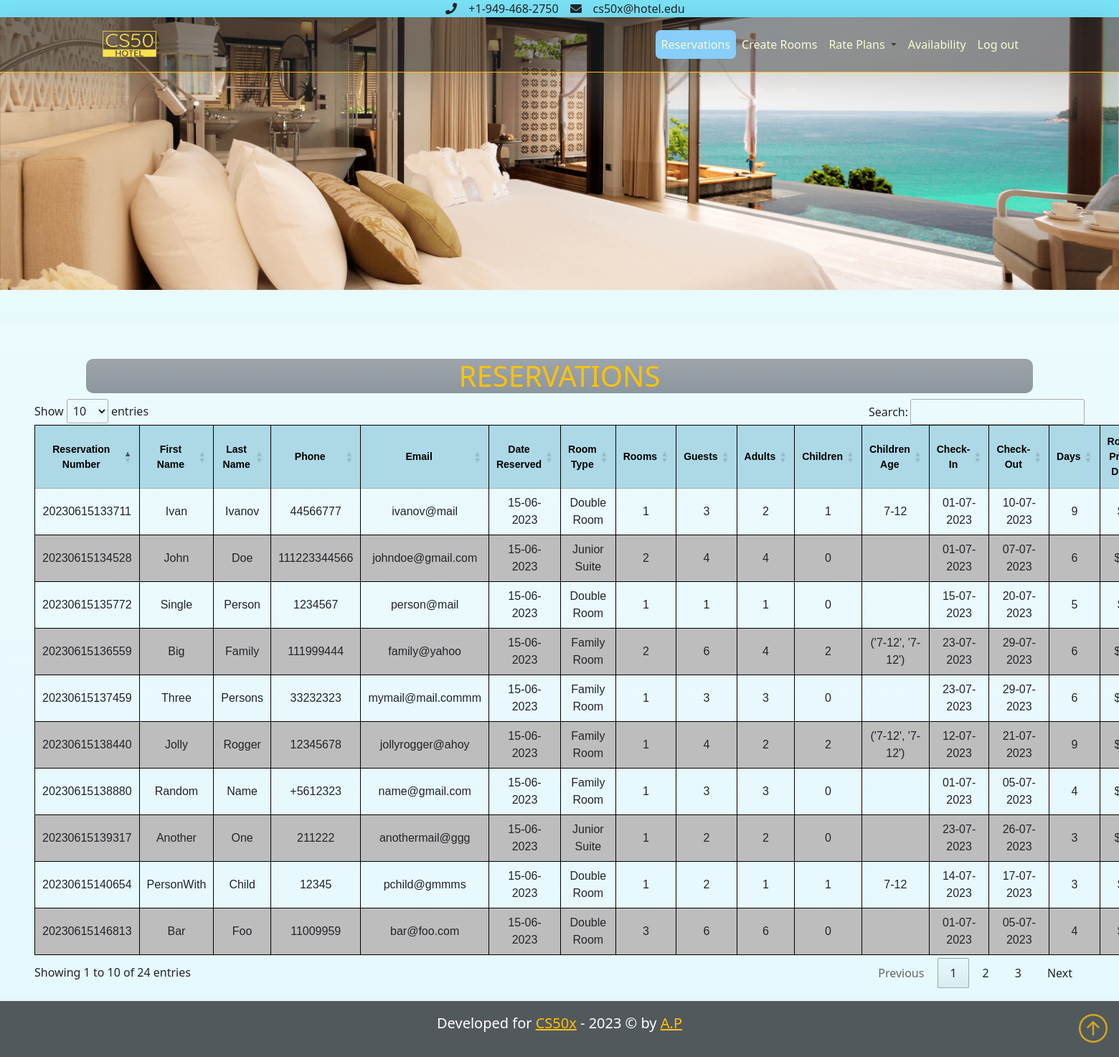
Screenshot of /admin_panel (signed in) with the database file from the repository.
### booking_engine/models.py (models this page shows)
class Reservation(db.Model):
    id = db.Column(db.Integer, primary_key=True, nullable=False)
    reservation_number = db.Column(db.Integer, nullable=False, unique=True)
    check_in = db.Column(db.DateTime, nullable=False)
    check_out = db.Column(db.DateTime, nullable=False)
    total_days = db.Column(db.Integer, nullable=False)
    total_rooms_reserved = db.Column(db.Integer, nullable=False)
    total_guests = db.Column(db.Integer, nullable=False)
    total_adults = db.Column(db.Integer, nullable=False)
    total_children = db.Column(db.Integer, nullable=True)
    children_age = db.Column(db.String(100), nullable=True)
    room_price_day = db.Column(db.Integer, nullable=False)
    all_rooms_price_day = db.Column(db.Integer, nullable=False)
    total_price = db.Column(db.Integer, nullable=False)
    date_created = db.Column(db.DateTime, default=datetime.now)
    room_id = db.Column(db.Integer, db.ForeignKey('room.id'))

class Client(db.Model):
    id = db.Column(db.Integer, primary_key=True, nullable=False)
    first_name = db.Column(db.String(50), nullable=False)
    last_name = db.Column(db.String(50), nullable=False)
    phone_number = db.Column(db.String(50), nullable=False)
    email = db.Column(db.String(50), nullable=False, unique=True)
    reservation = db.relationship("Reservation", secondary=bookings, backref='reservations')

class Room(db.Model):
    id = db.Column(db.Integer, primary_key=True, nullable=False)
    name = db.Column(db.String(100), unique=True, nullable=False)
    max_guests = db.Column(db.Integer, nullable=False)
    min_guests = db.Column(db.Integer,)
    max_adults = db.Column(db.Integer, nullable=False)
    max_children = db.Column(db.Integer, nullable=False)
    total_of_this_type = db.Column(db.Integer, nullable=False)
    room_image = db.Column(db.String(), nullable=True)
    room_description = db.Column(db.String(), nullable=True)
    listed_room = db.relationship("ListedRoom", backref='room')
    reservation = db.relationship("Reservation", backref='room')

### booking_engine/routes.py (the view)
@app.route("/admin_panel", methods=["GET", "POST"])
@login_required
def admin_panel():
    if request.method == "POST":
        pass
    else:
        clients = Client.query.all()
        rooms = Room.query.all()
        return render_template("admin_panel.html", clients=clients, rooms=rooms)

### booking_engine/__init__.py (called while the page is built)
@app.after_request
def apply_caching(response):
    response.headers["X-Frame-Options"] = "SAMEORIGIN"
    response.headers["HTTP-HEADER"] = "VALUE"
    return response

### booking_engine/helpers.py (called while the page is built)
def login_required(f):
    @wraps(f)
    def decorated_function(*args, **kwargs):
        if session.get("admin_id") is None:
            return redirect("/admin_login")
        return f(*args, **kwargs)
    return decorated_function

### booking_engine/templates/admin_panel.html (shortened to what this page needs)
{% extends "layout.html" %}
{% set active_page = "reservations" %}
{% block reservations %}
<div class="text-headings-box container bg-secondary bg-gradient bg-opacity-75">
    <h1 class="text-warning">RESERVATIONS</h1>
</div>
    <table class="" id="reservations_table" class="display mb-5" style="width:100%">
        <thead>
            <tr>
                <th>Reservation Number</th>
                <th>First Name</th>
                <th>Last Name</th>
                <th>Phone</th>
                <th>Email</th>
                <th>Date Reserved</th>
                <th>Room Type</th>
                <th>Rooms</th>
                <th>Guests</th>
                <th>Adults</th>
                <th>Children</th>
                <th>Children Age</th>
                <th>Check-In</th>
                <th>Check-Out</th>
                <th>Days</th>
                <th>Room Price DAY</th>
            </tr>
        </thead>
        <tbody>
            {% for client in clients %}
            {% for reservation in client.reservation %}
            <tr>
                <td>{{ reservation.reservation_number }}</td>
                <td>{{ client.first_name }}</td>
                <td>{{ client.last_name }}</td>
                <td>{{ client.phone_number }}</td>
                <td>{{ client.email }}</td>
                <td>{{ reservation.date_created.strftime('%d-%m-%Y') }}</td>
                {% for room in rooms %}
                    {% if room.id == reservation.room_id %}
                        <td>{{room.name}}</td>
                    {% endif %}
                {% endfor %}
                <td>{{ reservation.total_rooms_reserved }}</td>
                <td>{{ reservation.total_guests }}</td>
                <td>{{ reservation.total_adults }}</td>
                <td>{{ reservation.total_children }}</td>
                <td>{{ reservation.children_age }}</td>
                <td>{{ reservation.check_in.strftime('%d-%m-%Y') }}</td>
                <td>{{ reservation.check_out.strftime('%d-%m-%Y') }}</td>
                <td>{{ reservation.total_days }}</td>
                <td>${{ reservation.room_price_day }}</td>
            </tr>
            {% endfor %}
            {% endfor %}
        </tbody>
    </table>
{% endblock %}

### booking_engine/templates/layout.html (shortened to what this page needs)
<!DOCTYPE html>
<html lang="en">
<head>
    <link href="https://cdn.jsdelivr.net/npm/bootstrap@5.1.3/dist/css/bootstrap.min.css" rel="stylesheet">
    <link rel="stylesheet" href="https://cdn.jsdelivr.net/npm/bootstrap-icons@1.3.0/font/bootstrap-icons.css">
    <link href="/static/styles.css" rel="stylesheet">
    <link rel="stylesheet" href="https://cdnjs.cloudflare.com/ajax/libs/bootstrap-datepicker/1.10.0/css/bootstrap-datepicker.min.css" />
    <link rel="stylesheet"
    href="https://cdnjs.cloudflare.com/ajax/libs/font-awesome/6.4.0/css/all.min.css"
 />
     <link rel="stylesheet" type="text/css" href="//cdn.datatables.net/1.13.4/css/jquery.dataTables.min.css">
</head>
<body class="bg-info bg-gradient bg-opacity-10">
<div class="wrapper">
    <div class="navbar bg-info bg-opacity-50  p-0 ">
        <div class="container d-flex flex-row justify-content-center">
            <i class="fa fa-phone mx-3"></i>
            <a class=" text-dark" href="tel:+1-949-468-2750" style="text-decoration: none;">+1-949-468-2750</a>
            <i class="fa fa-envelope mx-3"></i>
            <a class=" text-dark " href="tel:+1-949-468-2750" style="text-decoration: none;">cs50x@hotel.edu</a>
        </div>
    </div>
    <div class="bg-img" id="overlay">
            <section>
                <nav class="navbar navbar-expand-lg navbar-light bg-dark shadow-lg bg-opacity-50  border-bottom border-warning ">
                    <div class="container">
                    <a class="navbar-brand" href="/">
                        <img src="/static/images/logo1.png" width="100" height="50" class="d-inline-block align-top ml-3" alt="cs50xhotellogo">
                    </a>
                    <div class="collapse navbar-collapse" id="navbarNavAltMarkup">
                        {% if session["admin_id"] %}
                        <ul class="navbar-nav ms-auto">
                            <li class="{{'active' if active_page == 'reservations'}}"><a class="nav-link" href="/admin_panel">Reservations</a></li>
                            <li class="{{'active' if active_page == 'create_rooms'}}" id="create_rooms"><a class="nav-link" href="/create_rooms" >Create Rooms</a></li>
                            <li class="nav-item dropdown">
                                <a class="nav-link dropdown-toggle {{'active' if active_page == 'rate_plans'}}" href="#" id="navbarDropdown" role="button" data-toggle="dropdown" aria-haspopup="true" aria-expanded="false">
                                Rate Plans
                                </a>
                                <div class="dropdown-menu bg-dark opacity-75 " aria-labelledby="navbarDropdown">
                            <li class="{{'active' if active_page == 'availability'}}"><a class="nav-link" href="/availability">Availability</a></li>
                            <li class="nav-item"><a class="nav-link" href="/logout">Log out</a></li>
                        </ul>
                        {% endif %}
                    </div>
                </div>
                </nav>
            </section>
                <main class="py-5 bg-gradient bg-opacity-10 text-center">
                </main>
    </div>
                <main class="container-fluid p-5 mb-5 bg-gradient bg-opacity-10 text-center">
                    {% block reservations %}{% endblock %}
                </main>
            <footer class="footerWrap p-3 bg-dark  bg-opacity-75 text-center text-white  shadow">
                <div class="container">
                    <p class="lead text-white">Developed for <strong class="text-danger text-"></strong> <a href="https://cs50.harvard.edu/x/2023/" target=”_blank” style="text-decoration:underline" class="text-warning"><strong>CS50x</strong></a>  - 2023 &copy; by
                        <a href="https://github.com/Acrofil" target=”_blank” class="text-warning" style="text-decoration: underline;"><strong>A.P</strong></a></p>
                    <a href="#" class="position-absolute bottom-0 end-0 p-3 mr-5">
                        <i class="bi bi-arrow-up-circle text-warning h1 text-opacity-75"></i>
                    </a>
                </div>
            </footer>
</div>
</body>
</html>

### booking_engine/static/styles.css (style rules this page uses)
.bg-img { background-image: url("/static/images/banner-5.png"); min-height: 380px; background-position: center; background-repeat: no-repeat; background-size: cover; position: relative; background-color: rgba(0, 0, 0, 0.5); }
.active { background-color: lightskyblue; -webkit-text-fill-color: black; border-radius: 7px; }
.nav-link { -webkit-text-fill-color: lightgoldenrodyellow; }
#availability_table, #reservations_table { font-family: Arial, Helvetica, sans-serif; border-collapse: collapse; width: 50%; }
#availability_table th, #reservations_table th { width: 30px; height: 60px; padding-top: 12px; padding-bottom: 12px; text-align: center; background-color: lightblue; color: black; }
#reservations_table tr:nth-child(even) { background-color: #bebdbd; }
table, th, td { border: 1px solid black; }
html { position: relative; min-height: 100%; }
.footerWrap { position: absolute; width: 100%; bottom: 0; left: 0; }
.text-headings-box { border-radius: 10px; }
.datepicker td,th { text-align: center; padding: 8px 12px; font-size: 14px; color: black; }

### rows the page displays
Client: first_name "Random", last_name "Name", phone_number "+5612323", email "name@gmail.com"
Reservation: reservation_number "20230615138880", date_created "15-06-2023", total_rooms_reserved "1", total_guests "3", total_adults "3", total_children "0", check_in "01-07-2023", check_out "05-07-2023", total_days "4"
Room: name "Family Room"
Client: first_name "John", last_name "Doe", phone_number "111223344566", email "johndoe@gmail.com"
Reservation: reservation_number "20230615134528", date_created "15-06-2023", total_rooms_reserved "2", total_guests "4", total_adults "4", total_children "0", check_in "01-07-2023", check_out "07-07-2023", total_days "6"
Room: name "Junior Suite"
Client: first_name "Ivan", last_name "Ivanov", phone_number "44566777", email "ivanov@mail"
Reservation: reservation_number "20230615133711", date_created "15-06-2023", total_rooms_reserved "1", total_guests "3", total_adults "2", total_children "1", children_age "7-12", check_in "01-07-2023", check_out "10-07-2023", total_days "9"
Room: name "Double Room"
Client: first_name "Jolly", last_name "Rogger", phone_number "12345678", email "jollyrogger@ahoy"
Reservation: reservation_number "20230615138440", date_created "15-06-2023", total_rooms_reserved "1", total_guests "4", total_adults "2", total_children "2", children_age "('7-12', '7-12')", check_in "12-07-2023", check_out "21-07-2023", total_days "9"
Client: first_name "Single", last_name "Person", phone_number "1234567", email "person@mail"
Reservation: reservation_number "20230615135772", date_created "15-06-2023", total_rooms_reserved "1", total_guests "1", total_adults "1", total_children "0", check_in "15-07-2023", check_out "20-07-2023", total_days "5"
Client: first_name "Big", last_name "Family", phone_number "111999444", email "family@yahoo"
Reservation: reservation_number "20230615136559", date_created "15-06-2023", total_rooms_reserved "2", total_guests "6", total_adults "4", total_children "2", children_age "('7-12', '7-12')", check_in "23-07-2023", check_out "29-07-2023", total_days "6"
Client: first_name "Three", last_name "Persons", phone_number "33232323", email "mymail@mail.commm"
Reservation: reservation_number "20230615137459", date_created "15-06-2023", total_rooms_reserved "1", total_guests "3", total_adults "3", total_children "0", check_in "23-07-2023", check_out "29-07-2023", total_days "6"
Client: first_name "Another", last_name "One", phone_number "211222", email "anothermail@ggg"
Reservation: reservation_number "20230615139317", date_created "15-06-2023", total_rooms_reserved "1", total_guests "2", total_adults "2", total_children "0", check_in "23-07-2023", check_out "26-07-2023", total_days "3"
Client: first_name "PersonWith", last_name "Child", phone_number "12345", email "pchild@gmmms"
Reservation: reservation_number "20230615140654", date_created "15-06-2023", total_rooms_reserved "1", total_guests "2", total_adults "1", total_children "1", children_age "7-12", check_in "14-07-2023", check_out "17-07-2023", total_days "3"
Client: first_name "Bar", last_name "Foo", phone_number "11009959", email "bar@foo.com"
Reservation: reservation_number "20230615146813", date_created "15-06-2023", total_rooms_reserved "3", total_guests "6", total_adults "6", total_children "0", check_in "01-07-2023", check_out "05-07-2023", total_days "4"
